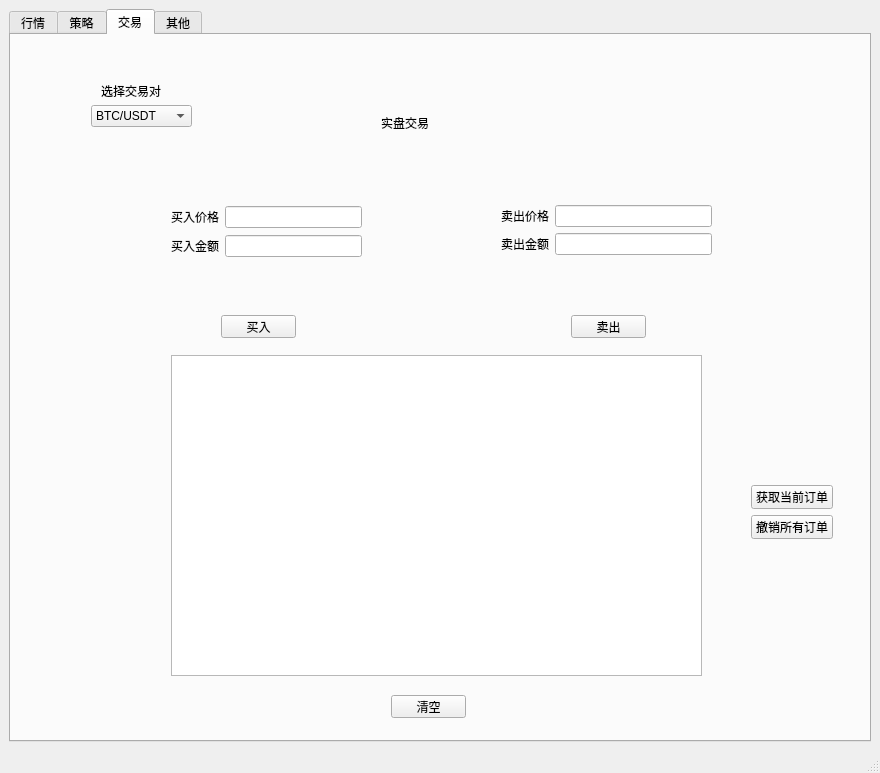
<?xml version="1.0" encoding="UTF-8"?>
<ui version="4.0">
 <class>MainWindow</class>
 <widget class="QMainWindow" name="MainWindow">
  <property name="geometry">
   <rect>
    <x>0</x>
    <y>0</y>
    <width>880</width>
    <height>773</height>
   </rect>
  </property>
  <property name="windowTitle">
   <string>MainWindow</string>
  </property>
  <widget class="QWidget" name="centralwidget">
   <layout class="QVBoxLayout" name="verticalLayout_3">
    <item>
     <widget class="QTabWidget" name="tabWidget">
      <property name="currentIndex">
       <number>2</number>
      </property>
      <widget class="QWidget" name="tabScanner">
       <attribute name="title">
        <string>行情</string>
       </attribute>
       <widget class="Line" name="line">
        <property name="geometry">
         <rect>
          <x>0</x>
          <y>190</y>
          <width>901</width>
          <height>41</height>
         </rect>
        </property>
        <property name="orientation">
         <enum>Qt::Horizontal</enum>
        </property>
       </widget>
       <widget class="QLabel" name="label_3">
        <property name="geometry">
         <rect>
          <x>400</x>
          <y>210</y>
          <width>53</width>
          <height>15</height>
         </rect>
        </property>
        <property name="text">
         <string>历史行情</string>
        </property>
       </widget>
       <widget class="QWidget" name="horizontalLayoutWidget">
        <property name="geometry">
         <rect>
          <x>20</x>
          <y>240</y>
          <width>831</width>
          <height>61</height>
         </rect>
        </property>
        <layout class="QHBoxLayout" name="horizontalLayout_3">
         <item alignment="Qt::AlignRight">
          <widget class="QLabel" name="label">
           <property name="midLineWidth">
            <number>0</number>
           </property>
           <property name="text">
            <string>起始日期</string>
           </property>
          </widget>
         </item>
         <item>
          <widget class="QDateEdit" name="dateEdit">
           <property name="minimumDateTime">
            <datetime>
             <hour>16</hour>
             <minute>0</minute>
             <second>0</second>
             <year>2021</year>
             <month>9</month>
             <day>5</day>
            </datetime>
           </property>
          </widget>
         </item>
         <item alignment="Qt::AlignRight">
          <widget class="QLabel" name="label_2">
           <property name="text">
            <string>截止日期</string>
           </property>
          </widget>
         </item>
         <item>
          <widget class="QDateEdit" name="dateEdit_2">
           <property name="dateTime">
            <datetime>
             <hour>16</hour>
             <minute>0</minute>
             <second>0</second>
             <year>2024</year>
             <month>1</month>
             <day>5</day>
            </datetime>
           </property>
           <property name="minimumDateTime">
            <datetime>
             <hour>16</hour>
             <minute>0</minute>
             <second>0</second>
             <year>2021</year>
             <month>9</month>
             <day>5</day>
            </datetime>
           </property>
          </widget>
         </item>
         <item>
          <widget class="QPushButton" name="pushButton">
           <property name="text">
            <string>加载</string>
           </property>
          </widget>
         </item>
        </layout>
       </widget>
       <widget class="QWidget" name="layoutWidget">
        <property name="geometry">
         <rect>
          <x>80</x>
          <y>70</y>
          <width>731</width>
          <height>141</height>
         </rect>
        </property>
        <layout class="QHBoxLayout" name="horizontalLayout">
         <item>
          <widget class="QLabel" name="label_5">
           <property name="text">
            <string>行情</string>
           </property>
          </widget>
         </item>
         <item alignment="Qt::AlignRight">
          <widget class="QLabel" name="label_9">
           <property name="text">
            <string>币种</string>
           </property>
          </widget>
         </item>
         <item>
          <widget class="QComboBox" name="comboBox">
           <item>
            <property name="text">
             <string>BTC/USDT</string>
            </property>
           </item>
           <item>
            <property name="text">
             <string>ETH/USDT</string>
            </property>
           </item>
          </widget>
         </item>
        </layout>
       </widget>
       <widget class="QWidget" name="verticalLayoutWidget">
        <property name="geometry">
         <rect>
          <x>20</x>
          <y>310</y>
          <width>831</width>
          <height>391</height>
         </rect>
        </property>
        <layout class="QVBoxLayout" name="verticalLayout"/>
       </widget>
       <widget class="QLabel" name="label_4">
        <property name="geometry">
         <rect>
          <x>400</x>
          <y>20</y>
          <width>121</width>
          <height>31</height>
         </rect>
        </property>
        <property name="text">
         <string>实时行情</string>
        </property>
       </widget>
      </widget>
      <widget class="QWidget" name="tabStragegy">
       <attribute name="title">
        <string>策略</string>
       </attribute>
       <widget class="Line" name="line_2">
        <property name="geometry">
         <rect>
          <x>0</x>
          <y>180</y>
          <width>911</width>
          <height>20</height>
         </rect>
        </property>
        <property name="orientation">
         <enum>Qt::Horizontal</enum>
        </property>
       </widget>
       <widget class="QLabel" name="label_14">
        <property name="geometry">
         <rect>
          <x>390</x>
          <y>30</y>
          <width>53</width>
          <height>15</height>
         </rect>
        </property>
        <property name="text">
         <string>策略选择</string>
        </property>
       </widget>
       <widget class="QComboBox" name="comboBox_3">
        <property name="geometry">
         <rect>
          <x>190</x>
          <y>100</y>
          <width>171</width>
          <height>22</height>
         </rect>
        </property>
        <item>
         <property name="text">
          <string>turtle</string>
         </property>
        </item>
        <item>
         <property name="text">
          <string>ma</string>
         </property>
        </item>
       </widget>
       <widget class="QPushButton" name="pushButton_5">
        <property name="geometry">
         <rect>
          <x>500</x>
          <y>100</y>
          <width>75</width>
          <height>23</height>
         </rect>
        </property>
        <property name="text">
         <string>开始回测</string>
        </property>
       </widget>
       <widget class="QLabel" name="label_15">
        <property name="geometry">
         <rect>
          <x>380</x>
          <y>220</y>
          <width>91</width>
          <height>16</height>
         </rect>
        </property>
        <property name="text">
         <string>策略回测结果</string>
        </property>
       </widget>
       <widget class="QWidget" name="layoutWidget">
        <property name="geometry">
         <rect>
          <x>130</x>
          <y>280</y>
          <width>281</width>
          <height>281</height>
         </rect>
        </property>
        <layout class="QVBoxLayout" name="verticalLayout_2">
         <item>
          <widget class="QLabel" name="label_18">
           <property name="text">
            <string>初期余额</string>
           </property>
          </widget>
         </item>
         <item>
          <spacer name="verticalSpacer">
           <property name="orientation">
            <enum>Qt::Vertical</enum>
           </property>
           <property name="sizeHint" stdset="0">
            <size>
             <width>20</width>
             <height>40</height>
            </size>
           </property>
          </spacer>
         </item>
         <item>
          <widget class="QLabel" name="label_19">
           <property name="text">
            <string>剩余余额</string>
           </property>
          </widget>
         </item>
         <item>
          <spacer name="verticalSpacer_2">
           <property name="orientation">
            <enum>Qt::Vertical</enum>
           </property>
           <property name="sizeHint" stdset="0">
            <size>
             <width>20</width>
             <height>40</height>
            </size>
           </property>
          </spacer>
         </item>
         <item>
          <widget class="QLabel" name="label_21">
           <property name="text">
            <string>总收益</string>
           </property>
          </widget>
         </item>
         <item>
          <spacer name="verticalSpacer_3">
           <property name="orientation">
            <enum>Qt::Vertical</enum>
           </property>
           <property name="sizeHint" stdset="0">
            <size>
             <width>20</width>
             <height>40</height>
            </size>
           </property>
          </spacer>
         </item>
         <item>
          <widget class="QLabel" name="label_20">
           <property name="text">
            <string>盈利率</string>
           </property>
          </widget>
         </item>
         <item>
          <spacer name="verticalSpacer_4">
           <property name="orientation">
            <enum>Qt::Vertical</enum>
           </property>
           <property name="sizeHint" stdset="0">
            <size>
             <width>20</width>
             <height>40</height>
            </size>
           </property>
          </spacer>
         </item>
         <item>
          <widget class="QLabel" name="label_22">
           <property name="text">
            <string>回测周期长度</string>
           </property>
          </widget>
         </item>
         <item>
          <spacer name="verticalSpacer_5">
           <property name="orientation">
            <enum>Qt::Vertical</enum>
           </property>
           <property name="sizeHint" stdset="0">
            <size>
             <width>20</width>
             <height>40</height>
            </size>
           </property>
          </spacer>
         </item>
         <item>
          <widget class="QLabel" name="label_23">
           <property name="text">
            <string>日均盈利率</string>
           </property>
          </widget>
         </item>
         <item>
          <spacer name="verticalSpacer_6">
           <property name="orientation">
            <enum>Qt::Vertical</enum>
           </property>
           <property name="sizeHint" stdset="0">
            <size>
             <width>20</width>
             <height>40</height>
            </size>
           </property>
          </spacer>
         </item>
         <item>
          <widget class="QLabel" name="label_24">
           <property name="text">
            <string>日均年化盈利率</string>
           </property>
          </widget>
         </item>
        </layout>
       </widget>
      </widget>
      <widget class="QWidget" name="tagTrade">
       <attribute name="title">
        <string>交易</string>
       </attribute>
       <widget class="QLabel" name="label_10">
        <property name="geometry">
         <rect>
          <x>370</x>
          <y>80</y>
          <width>91</width>
          <height>16</height>
         </rect>
        </property>
        <property name="text">
         <string>实盘交易</string>
        </property>
       </widget>
       <widget class="QComboBox" name="comboBox_2">
        <property name="geometry">
         <rect>
          <x>80</x>
          <y>70</y>
          <width>101</width>
          <height>22</height>
         </rect>
        </property>
        <item>
         <property name="text">
          <string>BTC/USDT</string>
         </property>
        </item>
        <item>
         <property name="text">
          <string>ETH/USDT</string>
         </property>
        </item>
       </widget>
       <widget class="QLabel" name="label_6">
        <property name="geometry">
         <rect>
          <x>90</x>
          <y>46</y>
          <width>81</width>
          <height>20</height>
         </rect>
        </property>
        <property name="text">
         <string>选择交易对</string>
        </property>
       </widget>
       <widget class="QWidget" name="formLayoutWidget">
        <property name="geometry">
         <rect>
          <x>490</x>
          <y>170</y>
          <width>211</width>
          <height>51</height>
         </rect>
        </property>
        <layout class="QFormLayout" name="formLayout">
         <item row="0" column="0">
          <widget class="QLabel" name="label_16">
           <property name="text">
            <string>卖出价格</string>
           </property>
          </widget>
         </item>
         <item row="1" column="0">
          <widget class="QLabel" name="label_17">
           <property name="text">
            <string>卖出金额</string>
           </property>
          </widget>
         </item>
         <item row="0" column="1">
          <widget class="QLineEdit" name="lineEdit_5"/>
         </item>
         <item row="1" column="1">
          <widget class="QLineEdit" name="lineEdit_6"/>
         </item>
        </layout>
       </widget>
       <widget class="QPushButton" name="pushButton_2">
        <property name="geometry">
         <rect>
          <x>210</x>
          <y>280</y>
          <width>75</width>
          <height>23</height>
         </rect>
        </property>
        <property name="text">
         <string>买入</string>
        </property>
       </widget>
       <widget class="QPushButton" name="pushButton_4">
        <property name="geometry">
         <rect>
          <x>560</x>
          <y>280</y>
          <width>75</width>
          <height>23</height>
         </rect>
        </property>
        <property name="text">
         <string>卖出</string>
        </property>
       </widget>
       <widget class="QTextEdit" name="textEdit">
        <property name="geometry">
         <rect>
          <x>160</x>
          <y>320</y>
          <width>531</width>
          <height>321</height>
         </rect>
        </property>
       </widget>
       <widget class="QWidget" name="layoutWidget">
        <property name="geometry">
         <rect>
          <x>160</x>
          <y>170</y>
          <width>191</width>
          <height>54</height>
         </rect>
        </property>
        <layout class="QVBoxLayout" name="verticalLayout_4">
         <item>
          <layout class="QHBoxLayout" name="horizontalLayout_2">
           <item>
            <widget class="QLabel" name="label_8">
             <property name="text">
              <string>买入价格</string>
             </property>
            </widget>
           </item>
           <item>
            <widget class="QLineEdit" name="lineEdit_3"/>
           </item>
          </layout>
         </item>
         <item>
          <layout class="QHBoxLayout" name="horizontalLayout_4">
           <item>
            <widget class="QLabel" name="label_12">
             <property name="text">
              <string>买入金额</string>
             </property>
            </widget>
           </item>
           <item>
            <widget class="QLineEdit" name="lineEdit_4"/>
           </item>
          </layout>
         </item>
        </layout>
       </widget>
       <widget class="QPushButton" name="pushButton_6">
        <property name="geometry">
         <rect>
          <x>380</x>
          <y>660</y>
          <width>75</width>
          <height>23</height>
         </rect>
        </property>
        <property name="text">
         <string>清空</string>
        </property>
       </widget>
       <widget class="QWidget" name="">
        <property name="geometry">
         <rect>
          <x>740</x>
          <y>450</y>
          <width>82</width>
          <height>54</height>
         </rect>
        </property>
        <layout class="QVBoxLayout" name="verticalLayout_5">
         <item>
          <widget class="QPushButton" name="pushButton_8">
           <property name="text">
            <string>获取当前订单</string>
           </property>
          </widget>
         </item>
         <item>
          <widget class="QPushButton" name="pushButton_9">
           <property name="text">
            <string>撤销所有订单</string>
           </property>
          </widget>
         </item>
        </layout>
       </widget>
      </widget>
      <widget class="QWidget" name="tabOther">
       <attribute name="title">
        <string>其他</string>
       </attribute>
       <widget class="QLabel" name="label_7">
        <property name="geometry">
         <rect>
          <x>70</x>
          <y>20</y>
          <width>71</width>
          <height>31</height>
         </rect>
        </property>
        <property name="text">
         <string>代理设置</string>
        </property>
       </widget>
       <widget class="QLineEdit" name="lineEdit">
        <property name="geometry">
         <rect>
          <x>120</x>
          <y>100</y>
          <width>161</width>
          <height>21</height>
         </rect>
        </property>
        <property name="inputMask">
         <string/>
        </property>
        <property name="text">
         <string/>
        </property>
        <property name="placeholderText">
         <string>http://127.0.0.1:7897</string>
        </property>
       </widget>
       <widget class="QLineEdit" name="lineEdit_2">
        <property name="geometry">
         <rect>
          <x>120</x>
          <y>160</y>
          <width>161</width>
          <height>21</height>
         </rect>
        </property>
        <property name="placeholderText">
         <string>https://127.0.0.1:7897</string>
        </property>
       </widget>
       <widget class="QLabel" name="label_11">
        <property name="geometry">
         <rect>
          <x>30</x>
          <y>100</y>
          <width>53</width>
          <height>15</height>
         </rect>
        </property>
        <property name="text">
         <string>http代理</string>
        </property>
       </widget>
       <widget class="QLabel" name="label_13">
        <property name="geometry">
         <rect>
          <x>30</x>
          <y>160</y>
          <width>53</width>
          <height>15</height>
         </rect>
        </property>
        <property name="text">
         <string>https代理</string>
        </property>
       </widget>
       <widget class="QPushButton" name="pushButton_3">
        <property name="geometry">
         <rect>
          <x>340</x>
          <y>120</y>
          <width>75</width>
          <height>23</height>
         </rect>
        </property>
        <property name="text">
         <string>应用</string>
        </property>
       </widget>
       <widget class="Line" name="line_3">
        <property name="geometry">
         <rect>
          <x>0</x>
          <y>200</y>
          <width>861</width>
          <height>20</height>
         </rect>
        </property>
        <property name="orientation">
         <enum>Qt::Horizontal</enum>
        </property>
       </widget>
       <widget class="QLabel" name="label_25">
        <property name="geometry">
         <rect>
          <x>60</x>
          <y>260</y>
          <width>141</width>
          <height>16</height>
         </rect>
        </property>
        <property name="text">
         <string>okx交易所api设置</string>
        </property>
       </widget>
       <widget class="QLineEdit" name="lineEdit_7">
        <property name="geometry">
         <rect>
          <x>140</x>
          <y>310</y>
          <width>113</width>
          <height>21</height>
         </rect>
        </property>
       </widget>
       <widget class="QLineEdit" name="lineEdit_8">
        <property name="geometry">
         <rect>
          <x>140</x>
          <y>370</y>
          <width>113</width>
          <height>21</height>
         </rect>
        </property>
       </widget>
       <widget class="QLineEdit" name="lineEdit_9">
        <property name="geometry">
         <rect>
          <x>140</x>
          <y>430</y>
          <width>113</width>
          <height>21</height>
         </rect>
        </property>
       </widget>
       <widget class="QPushButton" name="pushButton_7">
        <property name="geometry">
         <rect>
          <x>330</x>
          <y>360</y>
          <width>75</width>
          <height>23</height>
         </rect>
        </property>
        <property name="text">
         <string>应用</string>
        </property>
       </widget>
       <widget class="QLabel" name="label_26">
        <property name="geometry">
         <rect>
          <x>50</x>
          <y>310</y>
          <width>53</width>
          <height>15</height>
         </rect>
        </property>
        <property name="text">
         <string>apiKey</string>
        </property>
       </widget>
       <widget class="QLabel" name="label_27">
        <property name="geometry">
         <rect>
          <x>40</x>
          <y>370</y>
          <width>71</width>
          <height>16</height>
         </rect>
        </property>
        <property name="text">
         <string>secretKey</string>
        </property>
       </widget>
       <widget class="QLabel" name="label_28">
        <property name="geometry">
         <rect>
          <x>40</x>
          <y>430</y>
          <width>61</width>
          <height>16</height>
         </rect>
        </property>
        <property name="text">
         <string>password</string>
        </property>
       </widget>
       <widget class="Line" name="line_4">
        <property name="geometry">
         <rect>
          <x>0</x>
          <y>540</y>
          <width>861</width>
          <height>16</height>
         </rect>
        </property>
        <property name="orientation">
         <enum>Qt::Horizontal</enum>
        </property>
       </widget>
       <widget class="Line" name="line_5">
        <property name="geometry">
         <rect>
          <x>422</x>
          <y>210</y>
          <width>21</width>
          <height>331</height>
         </rect>
        </property>
        <property name="orientation">
         <enum>Qt::Vertical</enum>
        </property>
       </widget>
      </widget>
     </widget>
    </item>
   </layout>
  </widget>
  <widget class="QStatusBar" name="statusbar"/>
 </widget>
 <resources/>
 <connections/>
</ui>
